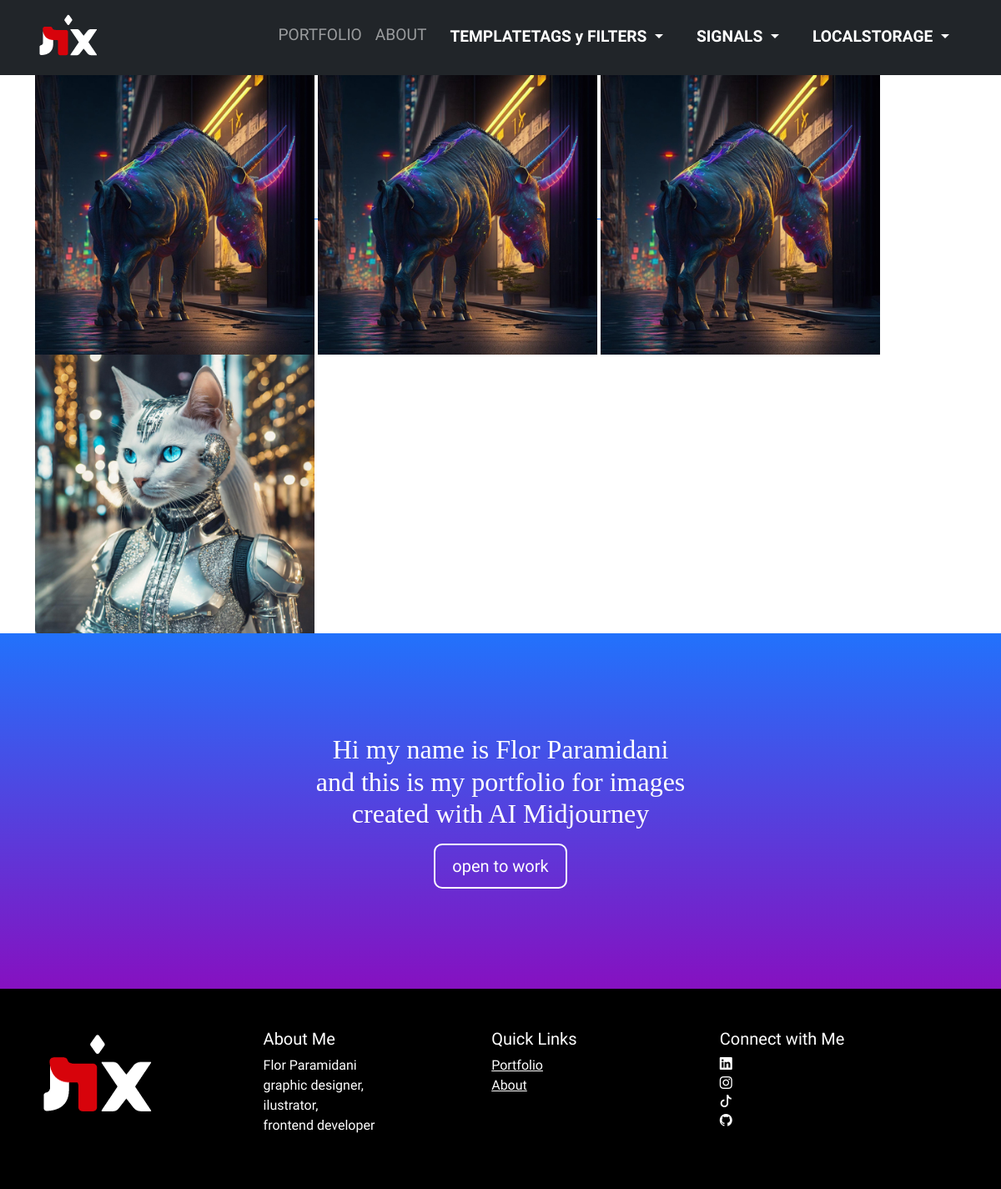
The app's page /tienda/verimagenes/, older data.
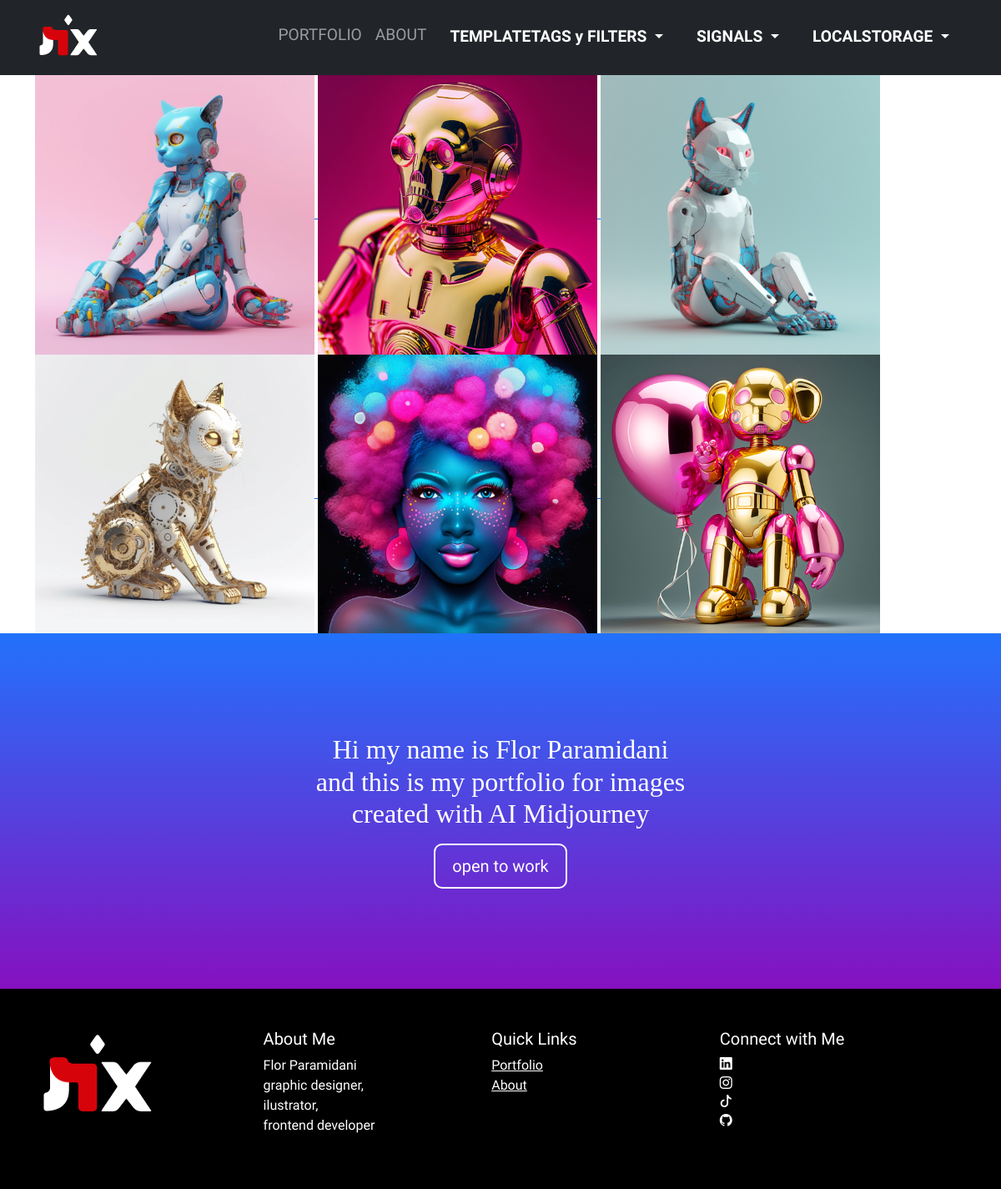
The same page, newer data.
### productos/models.py (models this page shows, shortened)
class Producto(models.Model):
    Borrador = 'Borrador'
    Publicado = 'Publicado'
    Retirado = 'Retirado'
    APROBACION_PRODUCTO = (
        (Borrador, 'Borrador'),
        (Publicado, 'Publicado'),
        (Retirado, 'Retirado'),
    )
    estado = models.CharField(max_length=10, choices=APROBACION_PRODUCTO, default='Borrador')
    producto = models.CharField(max_length=200)
    fecha_publicacion = models.DateTimeField('Fecha de publicación')
    imagen = models.ImageField(upload_to="producto/%Y/%m/%d", blank=True, null=True)
    categoria = models.ForeignKey(
        Categoria, blank=False, null=True, on_delete=models.CASCADE
        )
    stock = models.IntegerField(default=0)
    descripcion = models.TextField(  default="")
    precio = models.DecimalField(max_digits=12, decimal_places=2, default=0.00)
    descuento = models.IntegerField(default=0)

### tienda/views.py (the view)
# urls.py: path('verimagenes/', VerImagenes.as_view(), name="verimagenes"),
class VerImagenes(View):
    template = "tienda/verimagenes.html"
    def get(self, request):
        params={}
        try:
            productos = Producto.objects.all()
        except Producto.DoesNotExist:
            raise Http404
        params["productos"] = productos
        return render(request, self.template, params)

### templates/tienda/verimagenes.html
{% extends "layout.html" %}
{% load static %}
{% block tienda %}
<div class="container">
    <div class="row">
        <div class="col-12">
            {% for producto in productos %}
                <a href="{% url 'ver' producto.id%}">
                    <img src="{% static 'img/4.jpg' %} {{producto.imagen}}" style="width: 30%;"/>
                </a>
            {% endfor %}
        </div>
    </div>
  </div>
{% endblock  %}

Row changes from the older to the newer data that the page shows:
changed Producto (number 1 of 6 on the later page): imagen: picture added in place of a placeholder
changed Producto (number 2 of 6 on the later page): imagen: picture added in place of a placeholder
changed Producto (number 3 of 6 on the later page): imagen: picture added in place of a placeholder
changed Producto (number 4 of 6 on the later page): imagen: a different picture
added Producto: imagen (picture)
added Producto: imagen (picture)
